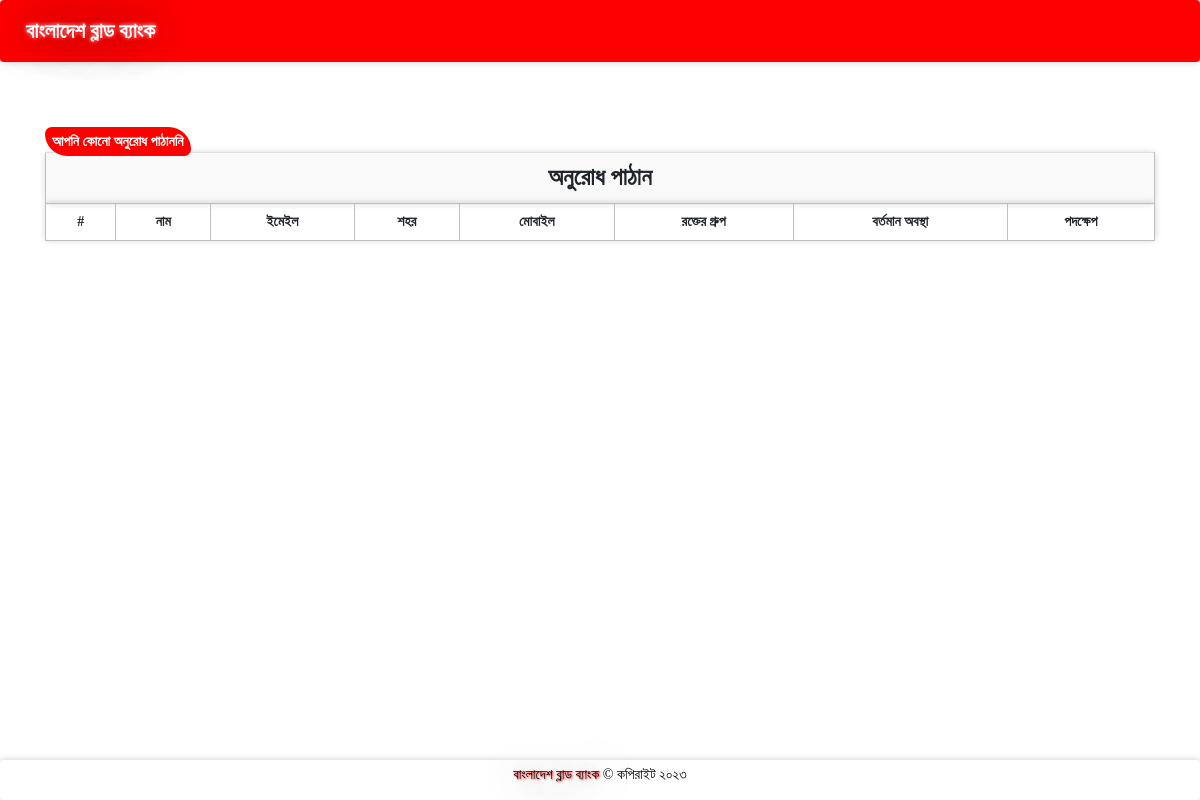
The page /sentrequest.php (signed in) on the database as committed earlier.
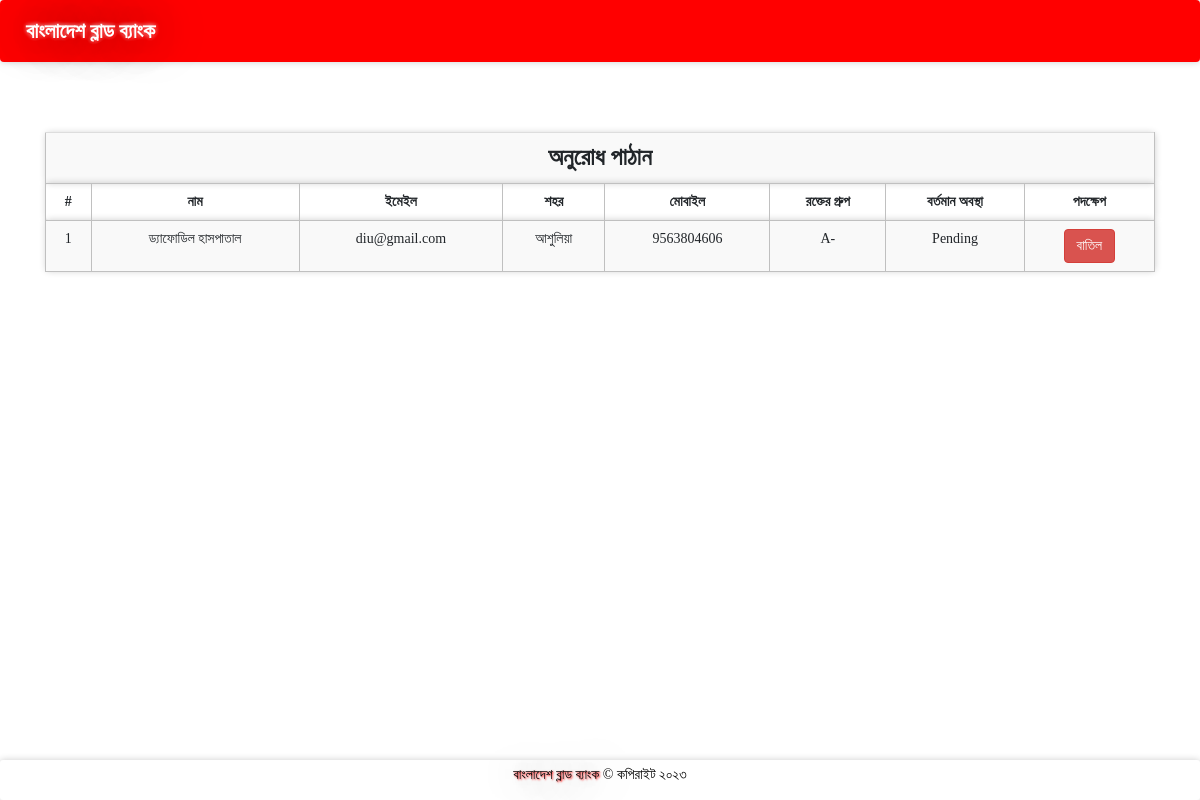
The same page on the database as committed later.
### tables this page shows
CREATE TABLE `bloodrequest` (
  `reqid` int(11) NOT NULL,
  `hid` int(11) NOT NULL,
  `rid` int(11) NOT NULL,
  `bg` varchar(11) NOT NULL,
  `status` varchar(100) NOT NULL DEFAULT 'Pending'
);

CREATE TABLE `hospitals` (
  `id` int(11) NOT NULL,
  `hname` varchar(100) NOT NULL,
  `hemail` varchar(100) NOT NULL,
  `hpassword` varchar(100) NOT NULL,
  `hphone` varchar(100) NOT NULL,
  `hcity` varchar(100) NOT NULL
);

### message.php (called while the page is built, shortened)
<?php $counter=0; if(isset($_GET['msg'])) { ?>
	<div class="col-5 alert alert alert-success alert-dismissible fade show card" id="message">
		<button type="button" class="close" data-dismiss="alert" title="close">&times;</button><?php echo $_GET['msg'];?>
	</div>
<?php }?>

### sentrequest.php (the view, shortened to what this page needs)
<?php
require 'file/connection.php';
  if(!isset($_SESSION['rid']))
  {
  header('location:login.php');
  }
  else {
    $rid = $_SESSION['rid'];
    $sql = "select bloodrequest.*, hospitals.* from bloodrequest, hospitals where rid='$rid' && bloodrequest.hid=hospitals.id";
    $result = mysqli_query($conn, $sql);
?>
<!DOCTYPE html>
<html>
<?php require 'head.php'; ?>
<body>
	<?php require 'header.php'; ?>
	<div class="container cont">
		<?php require 'message.php'; ?>
	<table class="table table-striped rounded mb-5">
		<tr><th colspan="8" class="title">অনুরোধ পাঠান</th></tr>
		<tr>
			<th>#</th>
			<th>নাম</th>
			<th>ইমেইল</th>
			<th>শহর</th>
			<th>মোবাইল</th>
			<th>রক্তের গ্রুপ</th>
			<th>বর্তমান অবস্থা</th>
			<th>পদক্ষেপ</th>
		</tr>
		    <div>
                <?php
                if ($result) {
                    $row =mysqli_num_rows( $result);
                    if ($row) {
                }else echo '<b style="color:white;background-color:red;padding:7px;border-radius: 15px 50px;">আপনি কোনো অনুরোধ পাঠাননি </b>';
            }
            ?>
            </div>
		<?php while($row = mysqli_fetch_array($result)) { ?>
		<tr>
			<td><?php echo ++$counter;?></td>
			<td><?php echo $row['hname'];?></td>
			<td><?php echo $row['hemail'];?></td>
			<td><?php echo $row['hcity'];?></td>
			<td><?php echo $row['hphone'];?></td>
			<td><?php echo $row['bg'];?></td>
			<td><?php echo $row['status'];?></td>
			<td><?php if($row['status'] == 'Accepted'){ ?>
			<?php }
			else{ ?>
				<a href="file/cancel.php?reqid=<?php echo $row['reqid'];?>" class="btn btn-danger">বাতিল</a>
			<?php } ?>
			</td>
		</tr>
		<?php } ?>
	</table>
</div>
    <?php require 'footer.php'; ?>
</body>
</html>
<?php } ?>

Rows that differ between the two databases and show on the page:
added bloodrequest: hospitals.hname "ড্যাফোডিল হাসপাতাল", hospitals.hemail "diu@gmail.com", hospitals.hcity "আশুলিয়া", hospitals.hphone "9563804606", bg "A-", status "Pending"
Other text that changed with them:
text no longer shown: "আপনি কোনো অনুরোধ পাঠাননি"
